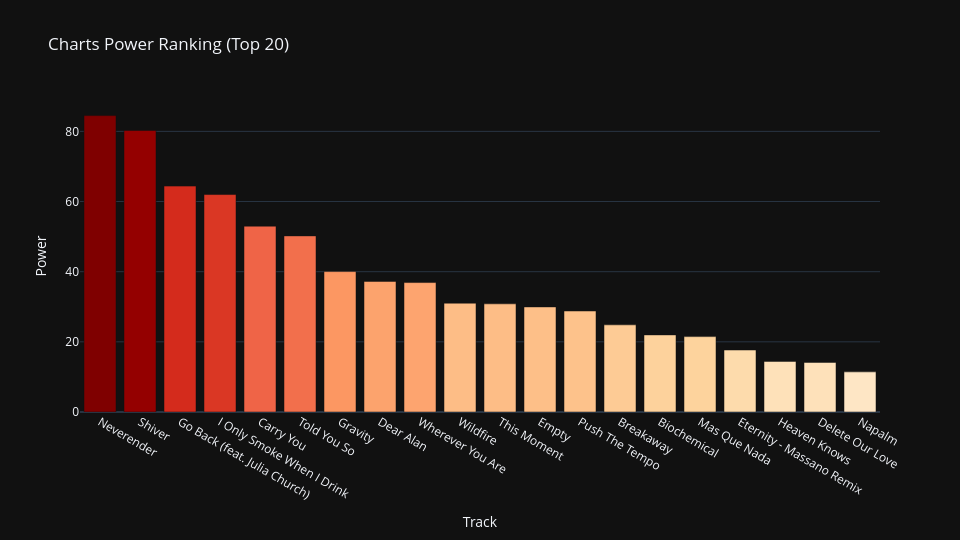

Notebook source saved alongside this figure:
### Markdown cell above
#### Graphical Representation

### Code cell
bar_pr_cha = plot_bar(dataframe=pr_cha.sort_values('PWR', ascending=False).head(20),
                      x='songstats_title',
                      y='PWR',
                      title='Charts Power Ranking (Top 20)',
                      x_label='Track',
                      y_label='Power',
                      col_range=(pr_cha.PWR.min(), pr_cha.PWR.max()))
bar_pr_cha.show()

### Figure 1 — Plotly figure (JSON) as saved in the notebook; plotly's stock layout.template omitted (floating-point values rounded to 4 significant figures)
{"data": [{"alignmentgroup": "True", "hovertemplate": "Track=%{x}<br>Power=%{marker.color}<extra></extra>", "legendgroup": "", "marker": {"color": [84.5, 80.26, 64.39, 61.99, 52.98, 50.21, 40.03, 37.23, 36.9, 31.02, 30.84, 29.96, 28.8, 24.85, 21.98, 21.49, 17.67, 14.43, 14.13, 11.44], "coloraxis": "coloraxis", "pattern": {"shape": ""}}, "name": "", "offsetgroup": "", "orientation": "v", "showlegend": false, "textposition": "auto", "x": ["Neverender", "Shiver", "Go Back (feat. Julia Church)", "I Only Smoke When I Drink", "Carry You", "Told You So", "Gravity", "Dear Alan", "Wherever You Are", "Wildfire", "This Moment", "Empty", "Push The Tempo", "Breakaway", "Biochemical", "Mas Que Nada", "Eternity - Massano Remix", "Heaven Knows", "Delete Our Love", "Napalm"], "xaxis": "x", "y": [84.5, 80.26, 64.39, 61.99, 52.98, 50.21, 40.03, 37.23, 36.9, 31.02, 30.84, 29.96, 28.8, 24.85, 21.98, 21.49, 17.67, 14.43, 14.13, 11.44], "yaxis": "y", "type": "bar"}], "layout": {"xaxis": {"anchor": "y", "domain": [0.0, 1.0], "title": {"text": "Track"}, "categoryorder": "total descending"}, "yaxis": {"anchor": "x", "domain": [0.0, 1.0], "title": {"text": "Power"}}, "coloraxis": {"colorbar": {"title": {"text": "Power"}}, "colorscale": [[0.0, "rgb(255,247,236)"], [0.125, "rgb(254,232,200)"], [0.25, "rgb(253,212,158)"], [0.375, "rgb(253,187,132)"], [0.5, "rgb(252,141,89)"], [0.625, "rgb(239,101,72)"], [0.75, "rgb(215,48,31)"], [0.875, "rgb(179,0,0)"], [1.0, "rgb(127,0,0)"]], "cmin": 0.0, "cmax": 84.5, "showscale": false}, "legend": {"tracegroupgap": 0}, "title": {"text": "Charts Power Ranking (Top 20)"}, "barmode": "relative", "height": 540, "width": 960}}
